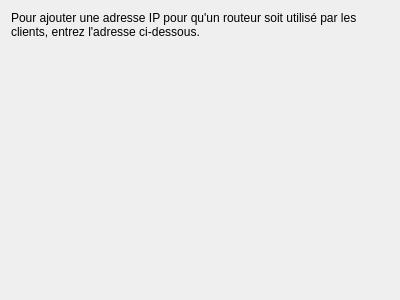
<ui version="4.0" >
 <class>SubnetRouters</class>
 <widget class="QWidget" name="SubnetRouters" >
  <property name="geometry" >
   <rect>
    <x>0</x>
    <y>0</y>
    <width>400</width>
    <height>300</height>
   </rect>
  </property>
  <property name="windowTitle" >
   <string>Form</string>
  </property>
  <layout class="QHBoxLayout" >
   <item>
    <layout class="QVBoxLayout" >
     <item>
      <widget class="QLabel" name="label" >
       <property name="text" >
        <string>Pour ajouter une adresse IP pour qu'un routeur soit utilisé par les clients, entrez l'adresse ci-dessous.</string>
       </property>
       <property name="wordWrap" >
        <bool>true</bool>
       </property>
      </widget>
     </item>
     <item>
      <widget class="AddressListEditor" native="1" name="routersList" >
       <property name="sizePolicy" >
        <sizepolicy vsizetype="Expanding" hsizetype="Preferred" >
         <horstretch>0</horstretch>
         <verstretch>0</verstretch>
        </sizepolicy>
       </property>
      </widget>
     </item>
    </layout>
   </item>
  </layout>
 </widget>
 <customwidgets>
  <customwidget>
   <class>AddressListEditor</class>
   <extends>QWidget</extends>
   <header>addresslisteditor.h</header>
   <container>1</container>
  </customwidget>
 </customwidgets>
 <resources/>
 <connections/>
</ui>
